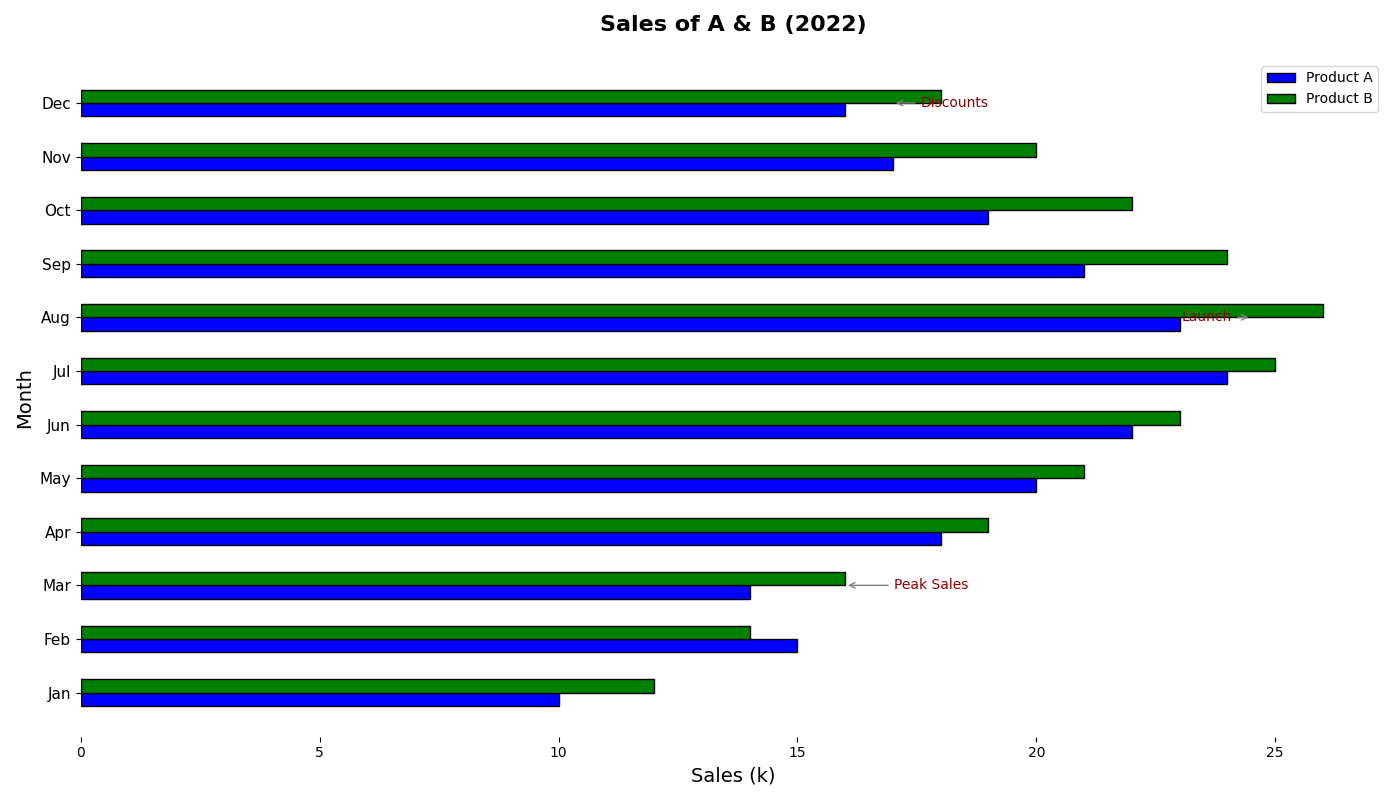

The Python source for this figure:
import matplotlib.pyplot as plt
import numpy as np

months = np.array([
    'Jan', 'Feb', 'Mar', 'Apr', 'May', 'Jun',
    'Jul', 'Aug', 'Sep', 'Oct', 'Nov', 'Dec'
])

product_A_sales = np.array([10, 15, 14, 18, 20, 22, 24, 23, 21, 19, 17, 16])
product_B_sales = np.array([12, 14, 16, 19, 21, 23, 25, 26, 24, 22, 20, 18])

y_positions = np.arange(len(months))

fig, ax = plt.subplots(figsize=(14, 8))

bar_height = 0.25

ax.barh(y_positions - bar_height / 2, product_A_sales, height=bar_height, color='blue', edgecolor='black', label='Product A')
ax.barh(y_positions + bar_height / 2, product_B_sales, height=bar_height, color='green', edgecolor='black', label='Product B')

annotations = {
    'Mar': ('Peak Sales', (35, 0)),
    'Aug': ('Launch', (-50, 0)),
    'Dec': ('Discounts', (20, 0))
}

for month, (text, offset) in annotations.items():
    index = np.where(months == month)[0][0]
    target_sales = product_B_sales[index] if month == 'Mar' else (product_A_sales[index] + product_B_sales[index]) / 2.0
    ax.annotate(
        text, 
        (target_sales, y_positions[index]), 
        xytext=offset, 
        textcoords='offset points', 
        va='center', fontsize=10, color='darkred',
        arrowprops=dict(arrowstyle='->', color='grey')
    )

ax.set_title("Sales of A & B (2022)", fontsize=16, fontweight='bold', pad=20)
ax.set_ylabel("Month", fontsize=14)
ax.set_xlabel("Sales (k)", fontsize=14)

ax.set_yticks(y_positions)
ax.set_yticklabels(months, fontsize=11)

ax.spines['top'].set_visible(False)
ax.spines['right'].set_visible(False)
ax.spines['left'].set_visible(False)
ax.spines['bottom'].set_visible(False)

ax.legend()

plt.tight_layout()
plt.show()
